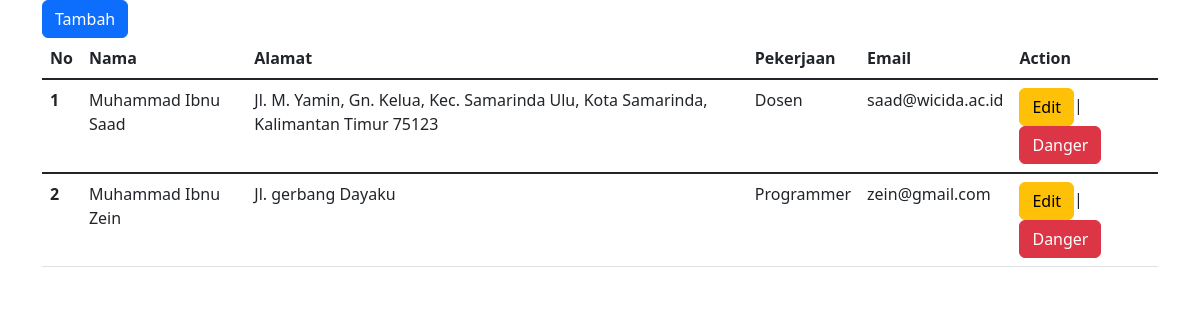
The page / on the database its author committed.
### tables this page shows
CREATE TABLE IF NOT EXISTS `bio` (
`id_bio` int(11) NOT NULL,
  `nama` varchar(50) NOT NULL,
  `alamat` text NOT NULL,
  `pekerjaan` varchar(50) NOT NULL,
  `email` varchar(30) NOT NULL
);

### index.php (the view, shortened to what this page needs)
<!doctype html>
<html lang="en">
  <head>
    <link href="https://cdn.jsdelivr.net/npm/bootstrap@5.2.2/dist/css/bootstrap.min.css" rel="stylesheet">
  </head>
  <body>
  <div class="container">
  <a href="tambah.php" class="btn btn-primary">Tambah</a>
    <table class="table">
  <thead>
    <tr>
      <th scope="col">No</th>
      <th scope="col">Nama</th>
      <th scope="col">Alamat</th>
      <th scope="col">Pekerjaan</th>
      <th scope="col">Email</th>
      <th scope="col">Action</th>
    </tr>
  </thead>
  <?php
    include "koneksi.php";
    $no=1;
    $sql = mysqli_query($koneksi, "SELECT * FROM bio order by id_bio") or die(mysqli_error());
    while ($data = mysqli_fetch_array($sql)) {
  ?>
  <tbody class="table-group-divider">
    <tr>
      <th scope="row"><?php echo $no; ?></th>
      <td><?php echo $data['nama']; ?></td>
      <td><?php echo $data['alamat']; ?></td>
      <td><?php echo $data['pekerjaan']; ?></td>
      <td><?php echo $data['email']; ?></td>
      <td>
      <a href="edit.php?id=
            <?php echo $data['id_bio']; ?>" class="btn btn-warning">Edit</a>|
      <a href="hapus.php?id=
            <?php echo $data['id_bio']; ?>" class="btn btn-danger">Danger</a>
      </td>
    </tr>
    <?php
      $no++;
    }
     ?>
  </tbody>
</table>
</div>
  </body>
</html>

### rows shown on the page
bio: nama "Muhammad Ibnu Saad", alamat "Jl. M. Yamin, Gn. Kelua, Kec. Samarinda Ulu, Kota Samarinda, Kalimantan Timur 75123", pekerjaan "Dosen", email "saad@wicida.ac.id"
bio: nama "Muhammad Ibnu Zein", alamat "Jl. gerbang Dayaku", pekerjaan "Programmer", email "zein@gmail.com"
